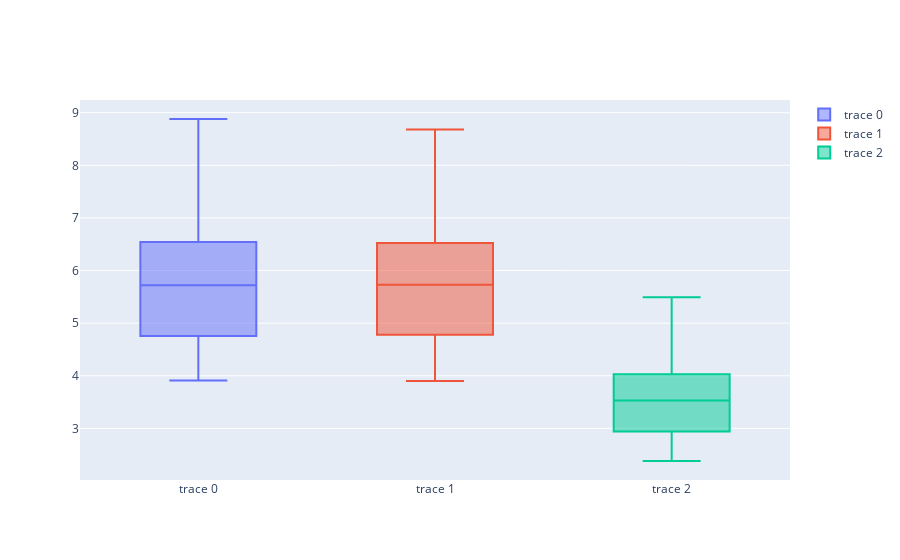

The notebook cell this image was saved under:
### Markdown cell above
You can also plot multiple variables like this:

### Code cell
trace0 = go.Box(
    y=sample.x
)
trace1 = go.Box(
    y=sample.y
)
trace2 = go.Box(
    y=sample.z
)


data = [trace0, trace1, trace2]
iplot(data)

### Figure 1 — Plotly figure (JSON) as saved in the notebook; plotly's stock layout.template omitted (floating-point values rounded to 4 significant figures; data arrays with more than 128 entries replaced by an {"elided": "..."} marker saying what was removed)
{"data": [{"type": "box", "y": {"elided": "1000 float values"}}, {"type": "box", "y": {"elided": "1000 float values"}}, {"type": "box", "y": {"elided": "1000 float values"}}], "layout": {}}
